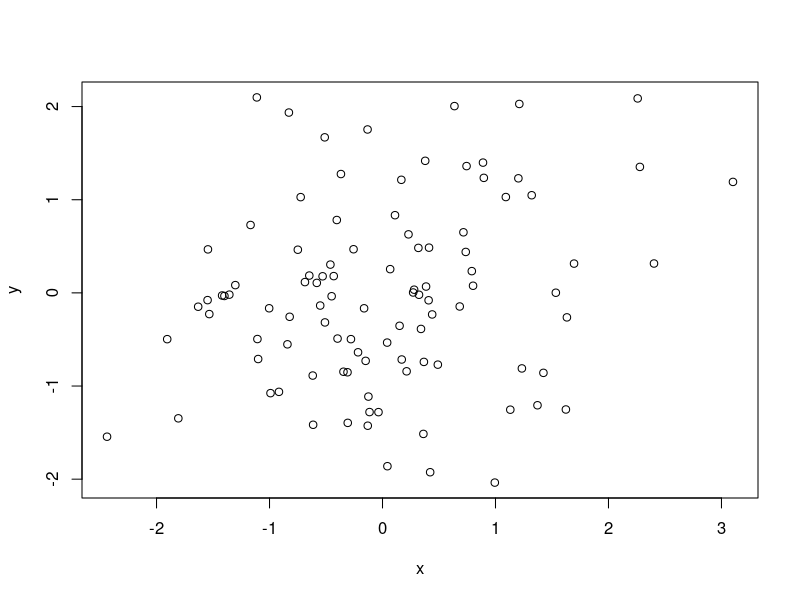
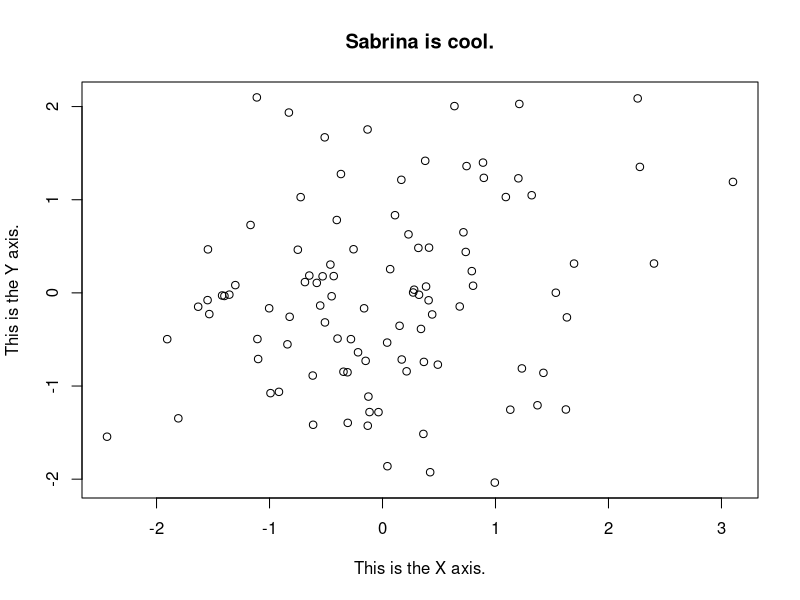

Generate these figures, in order, with R:
x = rnorm(100)

y = rnorm(100)

" set up file to save plot to"
jpeg("test-plot-1.jpg", width = 350,
     height = 350)

plot(x,y)

" save and close  file used for plotting"
dev.off()

jpeg("test-plot-2.jpg", width = 350,
     height = 350)

plot(x,y,xlab="This is the X axis.",
     ylab="This is the Y axis.",
     main="Sabrina is cool.")

dev.off()

